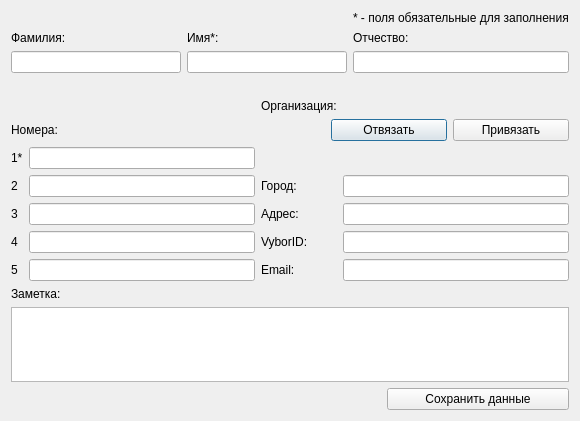
<?xml version="1.0" encoding="UTF-8"?>
<ui version="4.0">
 <class>EditContactDialog</class>
 <widget class="QDialog" name="EditContactDialog">
  <property name="geometry">
   <rect>
    <x>0</x>
    <y>0</y>
    <width>580</width>
    <height>421</height>
   </rect>
  </property>
  <property name="windowTitle">
   <string>Редактирование физ. лица</string>
  </property>
  <property name="windowIcon">
   <iconset resource="images.qrc">
    <normaloff>:/images/outcall-logo.png</normaloff>:/images/outcall-logo.png</iconset>
  </property>
  <layout class="QGridLayout" name="gridLayout_2">
   <item row="0" column="0">
    <layout class="QGridLayout" name="gridLayout_5">
     <item row="0" column="3">
      <widget class="QLabel" name="label_13">
       <property name="text">
        <string>* - поля обязательные для заполнения</string>
       </property>
      </widget>
     </item>
     <item row="2" column="1" colspan="2">
      <widget class="QLineEdit" name="FirstName">
       <property name="minimumSize">
        <size>
         <width>160</width>
         <height>0</height>
        </size>
       </property>
       <property name="focusPolicy">
        <enum>Qt::StrongFocus</enum>
       </property>
      </widget>
     </item>
     <item row="2" column="3">
      <widget class="QLineEdit" name="Patronymic">
       <property name="minimumSize">
        <size>
         <width>160</width>
         <height>0</height>
        </size>
       </property>
       <property name="focusPolicy">
        <enum>Qt::StrongFocus</enum>
       </property>
      </widget>
     </item>
     <item row="2" column="0">
      <widget class="QLineEdit" name="LastName">
       <property name="minimumSize">
        <size>
         <width>160</width>
         <height>0</height>
        </size>
       </property>
       <property name="focusPolicy">
        <enum>Qt::StrongFocus</enum>
       </property>
      </widget>
     </item>
     <item row="1" column="3">
      <widget class="QLabel" name="label_4">
       <property name="text">
        <string>Отчество:</string>
       </property>
      </widget>
     </item>
     <item row="0" column="1" rowspan="2" colspan="2">
      <widget class="QLabel" name="label_3">
       <property name="text">
        <string>Имя*:</string>
       </property>
       <property name="alignment">
        <set>Qt::AlignBottom|Qt::AlignLeading|Qt::AlignLeft</set>
       </property>
      </widget>
     </item>
     <item row="0" column="0" rowspan="2">
      <widget class="QLabel" name="label_2">
       <property name="text">
        <string>Фамилия:</string>
       </property>
       <property name="alignment">
        <set>Qt::AlignBottom|Qt::AlignLeading|Qt::AlignLeft</set>
       </property>
      </widget>
     </item>
     <item row="3" column="1" colspan="2">
      <widget class="QLabel" name="label_15">
       <property name="text">
        <string/>
       </property>
       <property name="alignment">
        <set>Qt::AlignCenter</set>
       </property>
      </widget>
     </item>
    </layout>
   </item>
   <item row="1" column="0">
    <layout class="QGridLayout" name="gridLayout">
     <item row="0" column="2">
      <widget class="QLabel" name="label_7">
       <property name="text">
        <string>Организация:</string>
       </property>
      </widget>
     </item>
     <item row="0" column="3">
      <widget class="QLabel" name="label_org">
       <property name="text">
        <string/>
       </property>
      </widget>
     </item>
     <item row="1" column="0" colspan="2">
      <widget class="QLabel" name="label_5">
       <property name="text">
        <string>Номера:</string>
       </property>
      </widget>
     </item>
     <item row="1" column="2" colspan="2">
      <layout class="QHBoxLayout" name="horizontalLayout">
       <item>
        <spacer name="horizontalSpacer">
         <property name="orientation">
          <enum>Qt::Horizontal</enum>
         </property>
         <property name="sizeType">
          <enum>QSizePolicy::Fixed</enum>
         </property>
         <property name="sizeHint" stdset="0">
          <size>
           <width>70</width>
           <height>20</height>
          </size>
         </property>
        </spacer>
       </item>
       <item>
        <widget class="QPushButton" name="deleteOrgButton">
         <property name="font">
          <font>
           <stylestrategy>PreferDefault</stylestrategy>
          </font>
         </property>
         <property name="focusPolicy">
          <enum>Qt::StrongFocus</enum>
         </property>
         <property name="text">
          <string>Отвязать</string>
         </property>
        </widget>
       </item>
       <item>
        <widget class="QPushButton" name="addOrgButton">
         <property name="focusPolicy">
          <enum>Qt::StrongFocus</enum>
         </property>
         <property name="text">
          <string>Привязать</string>
         </property>
        </widget>
       </item>
      </layout>
     </item>
     <item row="2" column="0">
      <widget class="QLabel" name="label_6">
       <property name="text">
        <string>1*</string>
       </property>
      </widget>
     </item>
     <item row="2" column="1">
      <widget class="QLineEdit" name="FirstNumber">
       <property name="focusPolicy">
        <enum>Qt::StrongFocus</enum>
       </property>
      </widget>
     </item>
     <item row="3" column="0">
      <widget class="QLabel" name="label_28">
       <property name="text">
        <string>2</string>
       </property>
      </widget>
     </item>
     <item row="3" column="1">
      <widget class="QLineEdit" name="SecondNumber">
       <property name="focusPolicy">
        <enum>Qt::StrongFocus</enum>
       </property>
      </widget>
     </item>
     <item row="3" column="2">
      <widget class="QLabel" name="label_29">
       <property name="layoutDirection">
        <enum>Qt::LeftToRight</enum>
       </property>
       <property name="text">
        <string>Город:</string>
       </property>
       <property name="alignment">
        <set>Qt::AlignLeading|Qt::AlignLeft|Qt::AlignVCenter</set>
       </property>
      </widget>
     </item>
     <item row="3" column="3">
      <widget class="QLineEdit" name="City">
       <property name="focusPolicy">
        <enum>Qt::StrongFocus</enum>
       </property>
      </widget>
     </item>
     <item row="4" column="0">
      <widget class="QLabel" name="label_27">
       <property name="text">
        <string>3</string>
       </property>
      </widget>
     </item>
     <item row="4" column="1">
      <widget class="QLineEdit" name="ThirdNumber">
       <property name="focusPolicy">
        <enum>Qt::StrongFocus</enum>
       </property>
      </widget>
     </item>
     <item row="4" column="2">
      <widget class="QLabel" name="label_10">
       <property name="text">
        <string>Адрес:</string>
       </property>
       <property name="alignment">
        <set>Qt::AlignLeading|Qt::AlignLeft|Qt::AlignVCenter</set>
       </property>
      </widget>
     </item>
     <item row="4" column="3">
      <widget class="QLineEdit" name="Address">
       <property name="focusPolicy">
        <enum>Qt::StrongFocus</enum>
       </property>
      </widget>
     </item>
     <item row="5" column="0">
      <widget class="QLabel" name="label_18">
       <property name="text">
        <string>4</string>
       </property>
      </widget>
     </item>
     <item row="5" column="1">
      <widget class="QLineEdit" name="FourthNumber">
       <property name="focusPolicy">
        <enum>Qt::StrongFocus</enum>
       </property>
      </widget>
     </item>
     <item row="5" column="2">
      <widget class="QLabel" name="label_32">
       <property name="text">
        <string>VyborID:</string>
       </property>
       <property name="alignment">
        <set>Qt::AlignLeading|Qt::AlignLeft|Qt::AlignVCenter</set>
       </property>
      </widget>
     </item>
     <item row="5" column="3">
      <widget class="QLineEdit" name="VyborID">
       <property name="focusPolicy">
        <enum>Qt::StrongFocus</enum>
       </property>
      </widget>
     </item>
     <item row="6" column="0">
      <widget class="QLabel" name="label_33">
       <property name="text">
        <string>5</string>
       </property>
      </widget>
     </item>
     <item row="6" column="1">
      <widget class="QLineEdit" name="FifthNumber">
       <property name="focusPolicy">
        <enum>Qt::StrongFocus</enum>
       </property>
      </widget>
     </item>
     <item row="6" column="2">
      <widget class="QLabel" name="label_12">
       <property name="text">
        <string>Email:</string>
       </property>
       <property name="alignment">
        <set>Qt::AlignLeading|Qt::AlignLeft|Qt::AlignVCenter</set>
       </property>
      </widget>
     </item>
     <item row="6" column="3">
      <widget class="QLineEdit" name="Email">
       <property name="focusPolicy">
        <enum>Qt::StrongFocus</enum>
       </property>
      </widget>
     </item>
     <item row="2" column="2" colspan="2">
      <widget class="QLabel" name="label_14">
       <property name="text">
        <string/>
       </property>
      </widget>
     </item>
    </layout>
   </item>
   <item row="2" column="0">
    <layout class="QGridLayout" name="gridLayout_7">
     <item row="0" column="0">
      <widget class="QLabel" name="label_16">
       <property name="text">
        <string>Заметка:</string>
       </property>
      </widget>
     </item>
     <item row="2" column="2">
      <widget class="QPushButton" name="saveButton">
       <property name="focusPolicy">
        <enum>Qt::StrongFocus</enum>
       </property>
       <property name="text">
        <string>Сохранить данные</string>
       </property>
      </widget>
     </item>
     <item row="1" column="0" colspan="3">
      <widget class="QTextEdit" name="Comment">
       <property name="minimumSize">
        <size>
         <width>0</width>
         <height>0</height>
        </size>
       </property>
       <property name="focusPolicy">
        <enum>Qt::StrongFocus</enum>
       </property>
      </widget>
     </item>
    </layout>
   </item>
  </layout>
 </widget>
 <tabstops>
  <tabstop>LastName</tabstop>
  <tabstop>FirstName</tabstop>
  <tabstop>Patronymic</tabstop>
  <tabstop>FirstNumber</tabstop>
  <tabstop>SecondNumber</tabstop>
  <tabstop>ThirdNumber</tabstop>
  <tabstop>FourthNumber</tabstop>
  <tabstop>FifthNumber</tabstop>
  <tabstop>City</tabstop>
  <tabstop>Address</tabstop>
  <tabstop>VyborID</tabstop>
  <tabstop>Email</tabstop>
  <tabstop>addOrgButton</tabstop>
  <tabstop>deleteOrgButton</tabstop>
  <tabstop>Comment</tabstop>
  <tabstop>saveButton</tabstop>
 </tabstops>
 <resources>
  <include location="images.qrc"/>
 </resources>
 <connections/>
</ui>
